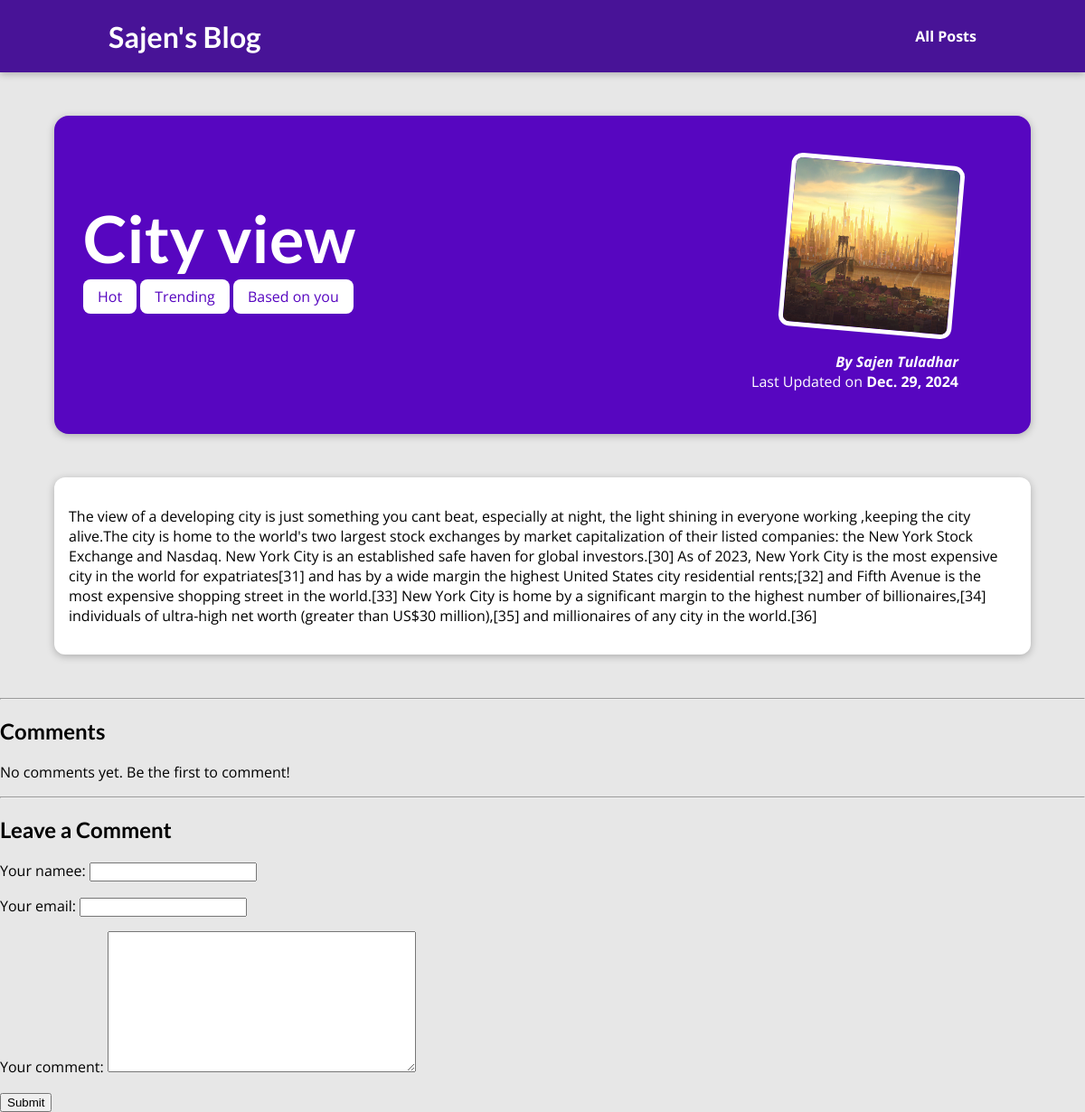
Screenshot of /posts/city-view with the database file from the repository.
### Blog/models.py (models this page shows, shortened)
class Posts(models.Model):
    title= models.CharField(max_length=100)
    excerpt= models.CharField(max_length=200)
    image_name= models.CharField(max_length=100)
    date= models.DateField(auto_now=True)
    slug=models.SlugField(unique=True)
    content=models.TextField(validators=[MinLengthValidator(50)])
    author=models.ForeignKey(Author,on_delete=models.SET_NULL,related_name="posts",null=True)
    tags= models.ManyToManyField(Tag)

class Tag(models.Model):
    Caption= models.CharField(max_length=40)

class Author(models.Model):
    first_name= models.CharField(max_length=30)
    last_name=models.CharField(max_length=30)
    E_mail=models.EmailField()
    def __str__(self):
        return f"{self.first_name} {self.last_name}"

### Blog/views.py (the view)
# urls.py: path("posts/<slug:slug>",views.post_details,name="post-detail-page") #takes dynamic value (my-first-post)
def post_details(request, slug):
    identified_post = get_object_or_404(Posts, slug=slug)
    if request.method == "POST":
        comment_form = CommentForm(request.POST)
        if comment_form.is_valid():
            new_comment = comment_form.save(commit=False)
            new_comment.post = identified_post  # Link the comment to the current post
            new_comment.save()  # Save the comment
            return redirect("post-detail-page", slug=slug)  # Redirect to the same page to avoid duplicate submissions
    else:
        comment_form = CommentForm()
    comments = identified_post.comment.all()
    return render(request, "blog/post-detail.html", {
        "post": identified_post,
        "post_tags": identified_post.tags.all(),
        "form": comment_form,
        "comments": comments,
    })

### Blog/forms.py
class CommentForm(forms.ModelForm):
    class Meta:
        model = Comment
        exclude = ["post"]
        labels = {
            "user_name":"Your namee",
            "user_email":"Your email",
            "text": "Your comment"
        }

### Blog/templates/blog/post-detail.html (shortened to what this page needs)
{% extends "base.html" %}
{% load static %}
{% block css %}
  <link rel="stylesheet" href="{% static "blog/post-details.css" %}" />
{% endblock %}
{% block content %}
<section id="summary">
    <h2>{{ post.title }}</h2>
    <div>
        {% for tag in post_tags %}
            <span class="tag">{{ tag.Caption }}</span>
        {% endfor %}
    </div>
    <article>
        <img src="{% static "blog/images/"|add:post.image_name %}" alt="{{ post.title }}" />
        <address>By <a href="mailto:{{ post.author.E_mail }}">{{ post.author }}</a></address>
        <div>
            Last Updated on <time>{{ post.date }}</time>
        </div>
    </article>
</section>
<main>
    {{ post.content|linebreaks }}
</main>
<hr />
<section id="comments">
    <h2>Comments</h2>
    {% if comments %}
        <ul>
            {% for comment in comments %}
                <li>
                    <p><strong>{{ comment.user_name }}</strong> ({{ comment.user_email }})</p>
                    <p>{{ comment.text }}</p>
                </li>
            {% endfor %}
        </ul>
    {% else %}
        <p>No comments yet. Be the first to comment!</p>
    {% endif %}
</section>
<hr />
<section id="add-comment">
    <h2>Leave a Comment</h2>
    <form method="POST">
        {{ form.as_p }}
        <button type="submit">Submit</button>
    </form>
</section>
{% endblock %}

### static/apps.css (style rules this page uses)
* { box-sizing: border-box; }
html { font-family: 'Open Sans', 'Lato', sans-serif; }
body { margin: 0; }
h1, h2, h3 { font-family: 'Lato', sans-serif; font-weight: bold; }

### Blog/static/blog/post-details.css (style rules this page uses)
body { background-color: #e7e7e7; }
#summary { margin: 8rem auto 3rem auto; padding: 2rem; width: 90%; max-width: 90rem; border-radius: 16px; background-color: #5706c0; position: relative; box-shadow: 0 2px 8px rgba(0, 0, 0, 0.25); height: 22rem; }
#summary h2 { color: white; font-size: 4.5rem; margin-bottom: 0.70rem; }
#summary article { position: absolute; top: 2rem; right: 3rem; padding: 1rem 2rem; border-radius: 12px; text-align: right; color: white; }
#summary article img { width: 12rem; height: 12rem; border-radius: 12px; transform: rotateZ(5deg); border: 5px solid white; margin-bottom: 1rem; }
#summary address { font-weight: bold; }
#summary a { color:white; text-decoration: none; }
#summary time { font-weight: bold; }
main { width: 90%; max-width: 90rem; margin: 3rem auto; background-color: white; padding: 1rem; border-radius: 12px; box-shadow: 0 2px 8px rgba(0, 0, 0, 0.25); }
.tag { background-color: white; color:#5706c0; padding: 0.5rem 1rem; border-radius: 8px; }

### rows the page displays
Posts: title "City view", image_name (picture), author "Sajen Tuladhar", date "Dec. 29, 2024", content "The view of a developing city is just something you cant beat, especially at night, the light shining in everyone working ,keeping the city alive.The city is home to the world's two largest stock exchanges by market capitalization of their listed companies: the New York Stock Exchange and Nasdaq. New York City is an established safe haven for global investors.[30] As of 2023, New York City is the most expensive city in the world for expatriates[31] and has by a wide margin the highest United States city residential rents;[32] and Fifth Avenue is the most expensive shopping street in the world.[33] New York City is home by a significant margin to the highest number of billionaires,[34]…"
Tag: Caption "Hot"
Tag: Caption "Trending"
Tag: Caption "Based on you"
